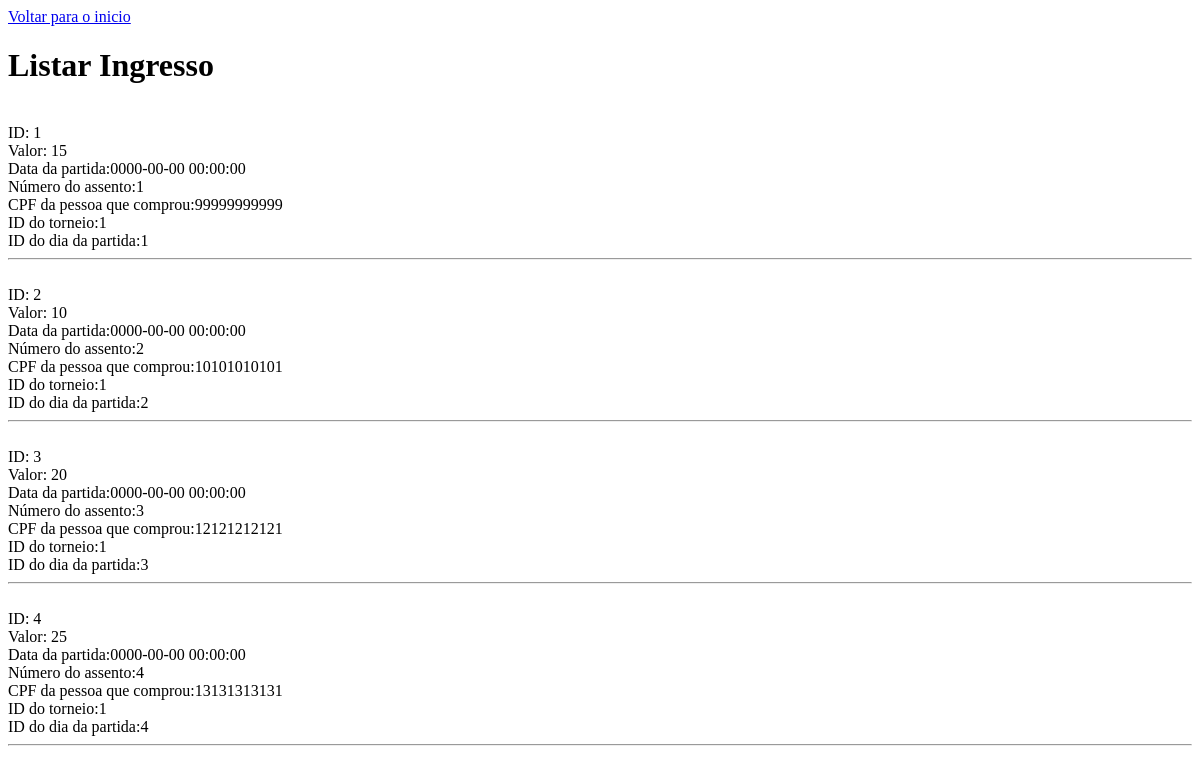
The page /lib/Select-Listar-PHP/Ingresso.php on the database as committed earlier.
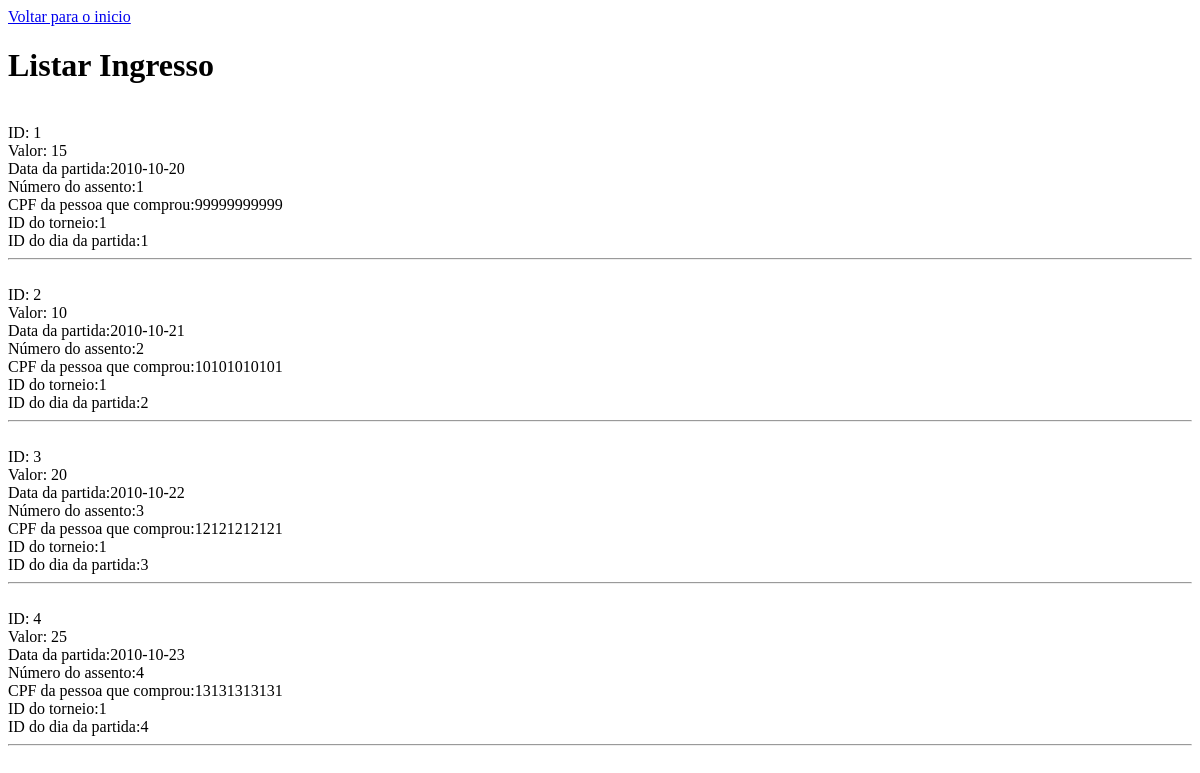
The same page on the database as committed later.
### tables this page shows
create table ingresso(
	id_ingresso serial not null, 
	valor int not null, 
	dt_partida date not null, 
	nmr_assento int not null, 
	cpf varchar(11) not null,
	id_torneio bigint unsigned,
	id_dias bigint unsigned
);

### www/lib/Select-Listar-PHP/Ingresso.php (the view, shortened to what this page needs)
<?php
    include("../../modulos/Conexao.php");
?>
<!DOCTYPE html>
<html lang="pt_BR">
<head>
</head>
<body>
<a href="../../index.php">Voltar para o inicio</a>
    <h1>Listar Ingresso</h1>
<?php
    $query_usuarios = "SELECT id_ingresso, valor, dt_partida, nmr_assento, cpf, id_torneio, id_dias FROM ingresso";
    $resultado_usuarios = $pdo->prepare($query_usuarios);
    $resultado_usuarios->execute();
    if( ($resultado_usuarios) AND ($resultado_usuarios->rowCount() != 0 ) ){
        while($row_usuários = $resultado_usuarios->fetch( PDO:: FETCH_ASSOC )){
            extract($row_usuários);
            echo "<br>ID: " . $id_ingresso . "<br>Valor: " . $valor . "<br>Data da partida:" . $dt_partida . "<br>Número do assento:" . $nmr_assento . "<br>CPF da pessoa que comprou:" . $cpf . "<br>ID do torneio:" . $id_torneio . "<br>ID do dia da partida:" . $id_dias . "<br> <hr>";
        }
    } else{
        echo "<script>alert('Erro: Nenhum dado encontrado!');</script>";
    }

Rows that differ between the two databases and show on the page:
changed ingresso id 1: dt_partida "0000-00-00 00:00:00" → "2010-10-20"
changed ingresso id 2: dt_partida "0000-00-00 00:00:00" → "2010-10-21"
changed ingresso id 3: dt_partida "0000-00-00 00:00:00" → "2010-10-22"
changed ingresso id 4: dt_partida "0000-00-00 00:00:00" → "2010-10-23"
